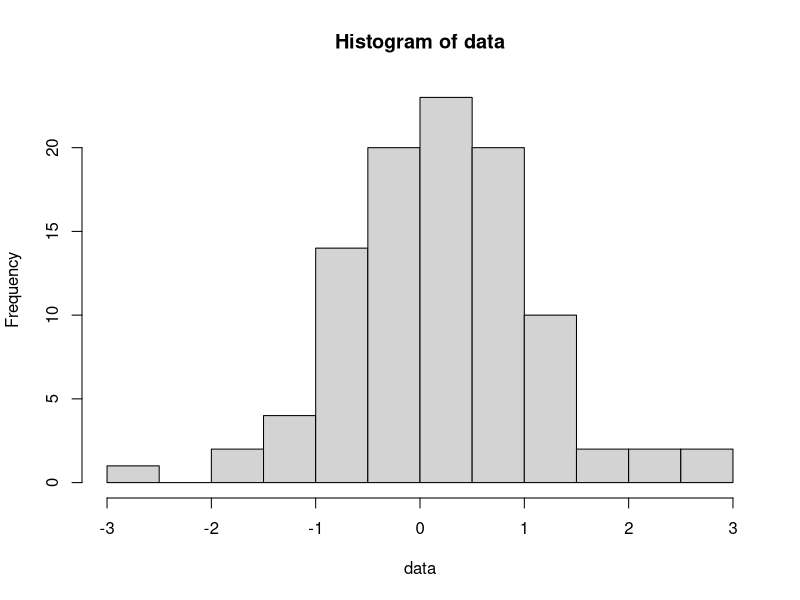
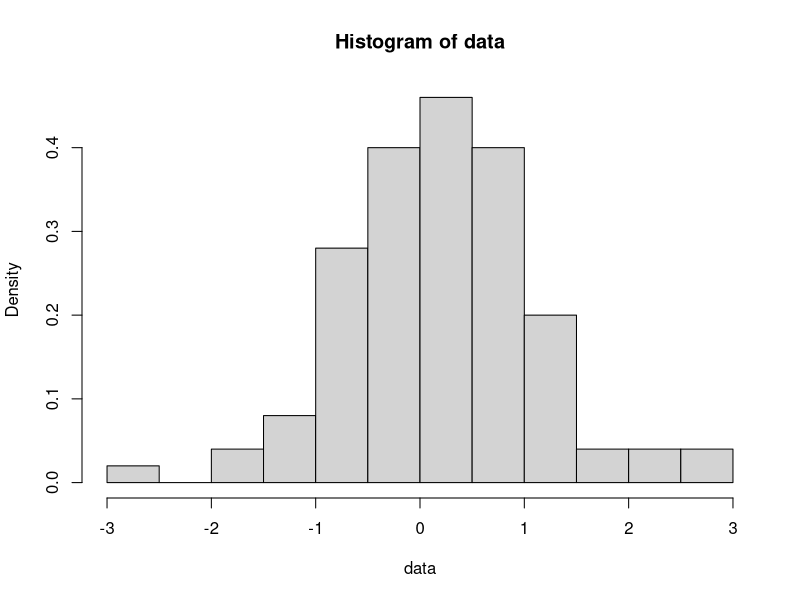
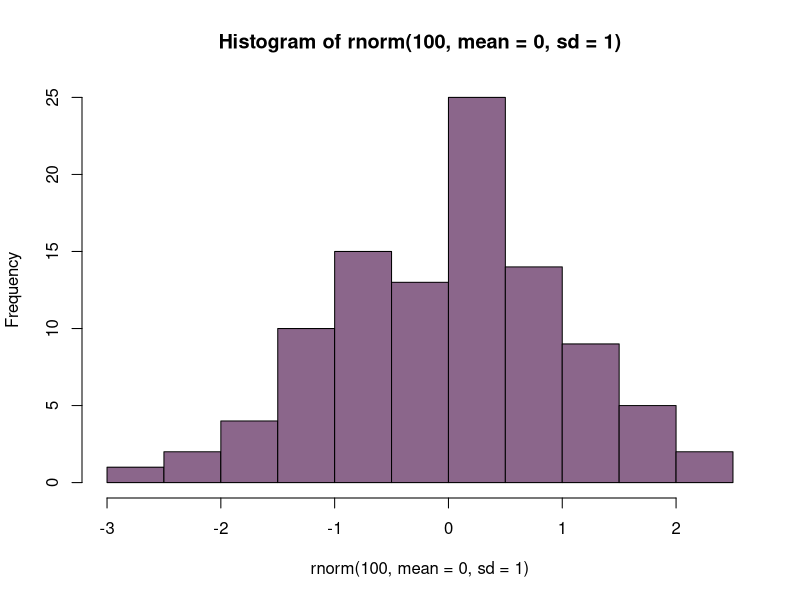
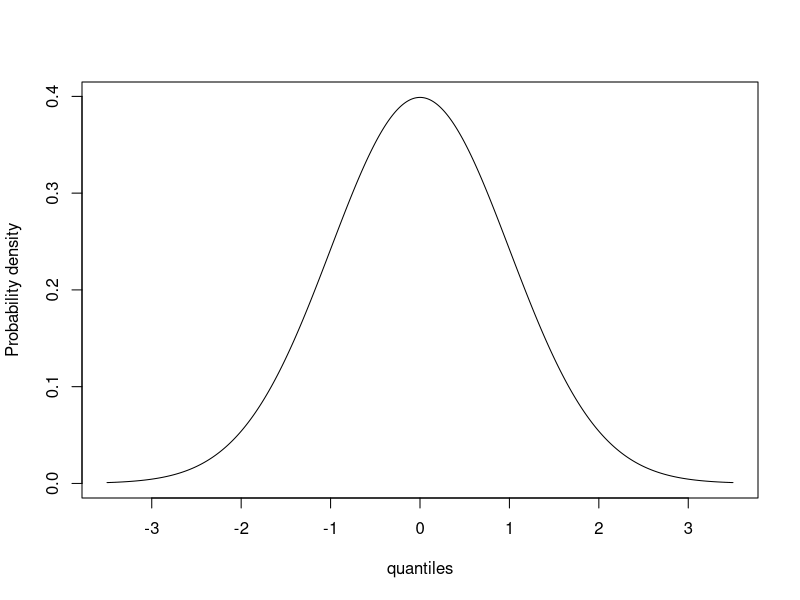
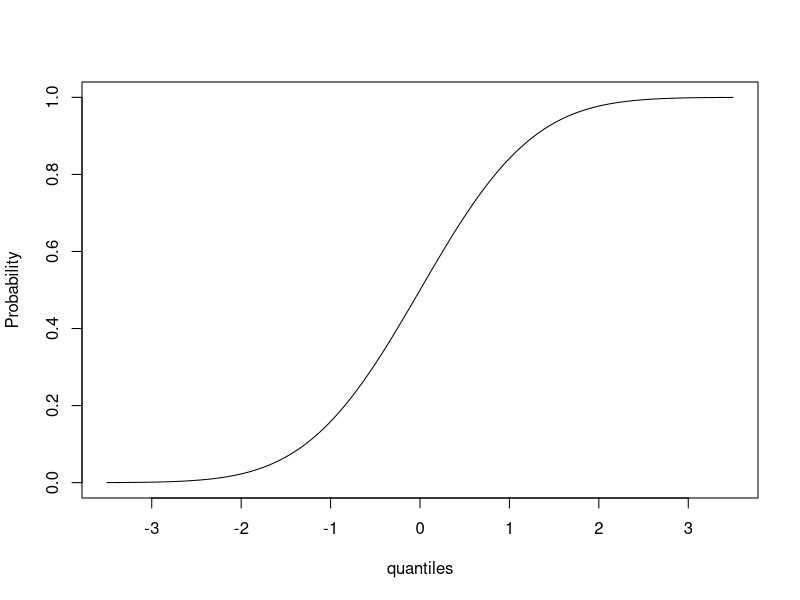
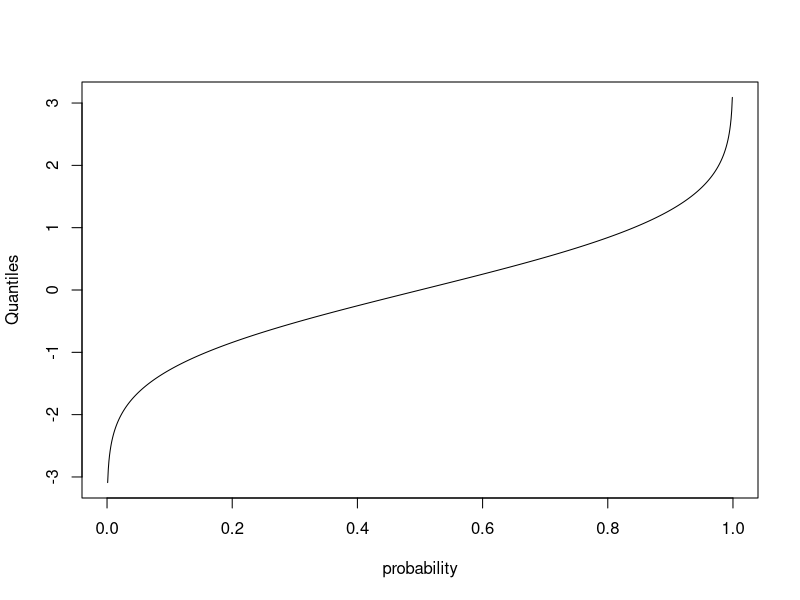
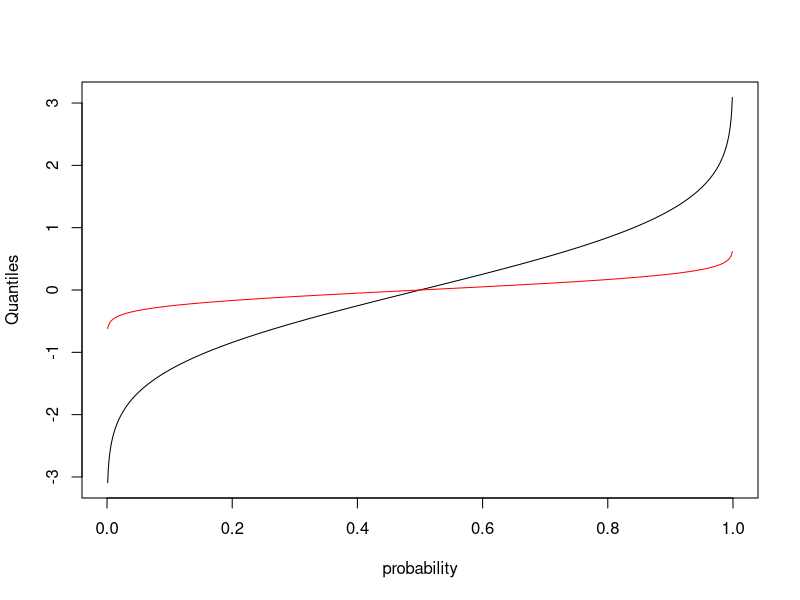
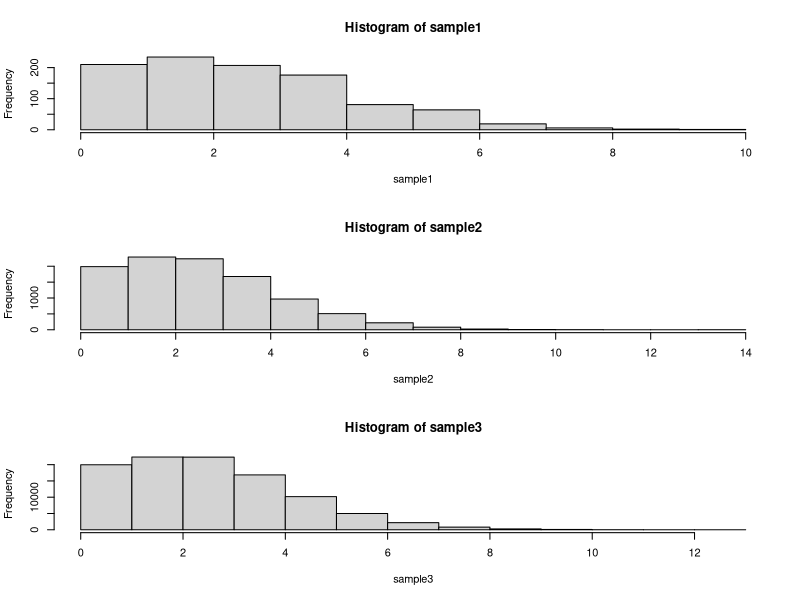

Write the R code that produced these figures, in order.
## ---- chunk 1
data<-rnorm(100,mean=0,sd=1)
head(data)
## ---- chunk 2
head(rnorm(100,0,1)) 
## ---- chunk 3
head(rnorm(100)) 
## ---- chunk 4
hist(data)
## ---- chunk 5
hist(data,freq=FALSE)
## ---- chunk 6
hist(rnorm(100,mean=0,sd=1),col="plum4")
## ---- chunk 7
hist(rnorm(1000,mean=0,sd=1),plot=F)
## ---- chunk 8
quantiles<-seq(-3.5,3.5,0.01) #These are the quantiles
density<-dnorm(quantiles,mean=0,sd=1) #dnorm gives the pdf for a given quantile
plot(quantiles,density,type="l",ylab="Probability density")
## ---- chunk 9
cumulative<-pnorm(quantiles,mean=0,sd=1)
plot(quantiles,cumulative,type="l",ylab="Probability")
## ---- chunk 10
probability<-seq(0,1,0.001)
quantiles<-qnorm(probability,mean=0,sd=1)
plot(probability,quantiles,type="l",ylab="Quantiles")
## ---- chunk 11
quantiles2<- qnorm(probability,mean=0,sd=0.2)
plot(probability,quantiles,type="l",ylab="Quantiles")
lines(probability,quantiles2,col="red")
## ---- chunk 12
count<-rpois(500,lambda=3)
table(count)
mean(count)
var(count)
## ---- chunk 13
par(mfrow=c(3,1))  #Use ?par to see what this command does - more on this later
sample1<-rpois(1000,lambda=3)	
sample2<-rpois(10000,lambda=3)
sample3<-rpois(100000,lambda=3)
hist(sample1)
hist(sample2)
hist(sample3)
sd(sample1)
sd(sample2)
sd(sample3)
## ---- chunk 14
sample.size<-1000
means<-c()
for (i in 1:2000)
 {
  means<-c(means,mean(rpois(sample.size,lambda=3)))
 }
hist(means)
s.e.1<-sqrt(var(rpois(sample.size,lambda=3))/sample.size)
s.e.2<-sd(means)
s.e.1
s.e.2
## ---- chunk 15
par(mfrow=c(3,3))
p=0.5
plot(seq(0,10),dbinom(x=seq(0,10),size=1,prob=p),typ="h",lwd=5,xlab="# of successes",ylab="",main="n=1",ylim=c(0,0.6))
lines(seq(0,10,0.1),dnorm(seq(0,10,0.1),1*p,1*p*(1-p)),col="red",lwd=2)
plot(seq(0,10),dbinom(x=seq(0,10),size=2,prob=p),typ="h",lwd=5,xlab="# of successes",ylab="",main="n=2",ylim=c(0,0.6))
lines(seq(0,10,0.1),dnorm(seq(0,10,0.1),2*p,2*p*(1-p)),col="red",lwd=2)
plot(seq(0,10),dbinom(x=seq(0,10),size=3,prob=p),typ="h",lwd=5,xlab="# of successes",ylab="",main="n=3",ylim=c(0,0.6))
lines(seq(0,10,0.1),dnorm(seq(0,10,0.1),3*p,3*p*(1-p)),col="red",lwd=2)
plot(seq(0,10),dbinom(x=seq(0,10),size=4,prob=p),typ="h",lwd=5,xlab="# of successes",ylab="",main="n=4",ylim=c(0,0.6))
lines(seq(0,10,0.1),dnorm(seq(0,10,0.1),4*p,4*p*(1-p)),col="red",lwd=2)
plot(seq(0,10),dbinom(x=seq(0,10),size=5,prob=p),typ="h",lwd=5,xlab="# of successes",ylab="",main="n=5",ylim=c(0,0.6))
lines(seq(0,10,0.1),dnorm(seq(0,10,0.1),5*p,5*p*(1-p)),col="red",lwd=2)
plot(seq(0,10),dbinom(x=seq(0,10),size=6,prob=p),typ="h",lwd=5,xlab="# of successes",ylab="",main="n=6",ylim=c(0,0.6))
lines(seq(0,10,0.1),dnorm(seq(0,10,0.1),6*p,6*p*(1-p)),col="red",lwd=2)
plot(seq(0,10),dbinom(x=seq(0,10),size=7,prob=p),typ="h",lwd=5,xlab="# of successes",ylab="",main="n=7",ylim=c(0,0.6))
lines(seq(0,10,0.1),dnorm(seq(0,10,0.1),7*p,7*p*(1-p)),col="red",lwd=2)
plot(seq(0,10),dbinom(x=seq(0,10),size=8,prob=p),typ="h",lwd=5,xlab="# of successes",ylab="",main="n=8",ylim=c(0,0.6))
lines(seq(0,10,0.1),dnorm(seq(0,10,0.1),8*p,8*p*(1-p)),col="red",lwd=2)
plot(seq(0,10),dbinom(x=seq(0,10),size=9,prob=p),typ="h",lwd=5,xlab="# of successes",ylab="",main="n=9",ylim=c(0,0.6))
lines(seq(0,10,0.1),dnorm(seq(0,10,0.1),9*p,9*p*(1-p)),col="red",lwd=2)
## ---- chunk 16
par(mfrow=c(3,3))
p=0.1
plot(seq(0,10),dbinom(x=seq(0,10),size=1,prob=p),typ="h",lwd=5,xlab="# of successes",ylab="",main="n=1",ylim=c(0,0.6))
lines(seq(0,10,0.1),dnorm(seq(0,10,0.1),1*p,1*p*(1-p)),col="red",lwd=2)
plot(seq(0,10),dbinom(x=seq(0,10),size=2,prob=p),typ="h",lwd=5,xlab="# of successes",ylab="",main="n=2",ylim=c(0,0.6))
lines(seq(0,10,0.1),dnorm(seq(0,10,0.1),2*p,2*p*(1-p)),col="red",lwd=2)
plot(seq(0,10),dbinom(x=seq(0,10),size=3,prob=p),typ="h",lwd=5,xlab="# of successes",ylab="",main="n=3",ylim=c(0,0.6))
lines(seq(0,10,0.1),dnorm(seq(0,10,0.1),3*p,3*p*(1-p)),col="red",lwd=2)
plot(seq(0,10),dbinom(x=seq(0,10),size=4,prob=p),typ="h",lwd=5,xlab="# of successes",ylab="",main="n=4",ylim=c(0,0.6))
lines(seq(0,10,0.1),dnorm(seq(0,10,0.1),4*p,4*p*(1-p)),col="red",lwd=2)
plot(seq(0,10),dbinom(x=seq(0,10),size=5,prob=p),typ="h",lwd=5,xlab="# of successes",ylab="",main="n=5",ylim=c(0,0.6))
lines(seq(0,10,0.1),dnorm(seq(0,10,0.1),5*p,5*p*(1-p)),col="red",lwd=2)
plot(seq(0,10),dbinom(x=seq(0,10),size=6,prob=p),typ="h",lwd=5,xlab="# of successes",ylab="",main="n=6",ylim=c(0,0.6))
lines(seq(0,10,0.1),dnorm(seq(0,10,0.1),6*p,6*p*(1-p)),col="red",lwd=2)
plot(seq(0,10),dbinom(x=seq(0,10),size=7,prob=p),typ="h",lwd=5,xlab="# of successes",ylab="",main="n=7",ylim=c(0,0.6))
lines(seq(0,10,0.1),dnorm(seq(0,10,0.1),7*p,7*p*(1-p)),col="red",lwd=2)
plot(seq(0,10),dbinom(x=seq(0,10),size=8,prob=p),typ="h",lwd=5,xlab="# of successes",ylab="",main="n=8",ylim=c(0,0.6))
lines(seq(0,10,0.1),dnorm(seq(0,10,0.1),8*p,8*p*(1-p)),col="red",lwd=2)
plot(seq(0,10),dbinom(x=seq(0,10),size=9,prob=p),typ="h",lwd=5,xlab="# of successes",ylab="",main="n=9",ylim=c(0,0.6))
lines(seq(0,10,0.1),dnorm(seq(0,10,0.1),9*p,9*p*(1-p)),col="red",lwd=2)
## ---- chunk 17
library(MASS) #this loads the library into the workspace
sample.pois<-rpois(1000,lambda=20)
fit<-fitdistr(sample.pois,"gamma",start=list(shape=20,scale=1))
fit
## ---- chunk 18
names(fit)
## ---- chunk 19
fit$estimate
## ---- chunk 20
fit$estimate[1]
fit$estimate[2]
## ---- chunk 21
x.vals<- seq(from=5,to=40,by=1)
hist(sample.pois,breaks=x.vals)
lines(x.vals,dgamma(x.vals,shape=fit$estimate[1],scale=fit$estimate[2])*1000,col="blue")
## ---- chunk 22
hist(sample.pois,breaks=x.vals)
fit2<-fitdistr(sample.pois,"normal")
lines(x.vals,dnorm(x.vals,mean=fit2$estimate[1],sd=fit2$estimate[2])*1000,col="red")
## ---- chunk 23
qqplot(x=sample.pois, y=rgamma(1000,shape=fit$estimate[1],scale=fit$estimate[2]))
abline(a=0,b=1,col="red",lwd=2)
